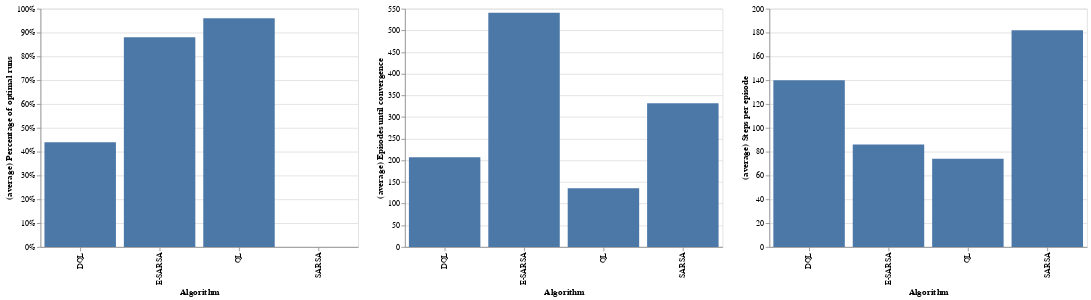

The cell this chart's notebook holds for it:
### Markdown cell above
We will test the algorithms with just 25 runs, as if we do not do it like this (and even doing it like this), we can and have run, through experimentation, into serious overflow problems. These could have maybe been solved by reducing the maximum number of steps allowed, but then, this leaves little room for the algorithms to have chances of getting to the center of the grid, and hence this alone would hinder a lot their ability to learn from the environment, so that is a no-go. So, let us present our results with 30 runs of each algorithm.

### Code cell
data = test_algorithms()
optimal_runs_data = data['optimal_runs']
convergence_data  = data['convergence']
steps_data        = data['average_steps']

import altair as alt
import pandas as pd

df_optimal = pd.DataFrame({'names': ['SARSA', 'QL', 'E-SARSA', 'DQL'],
                     'values': list(optimal_runs_data.values())})
ch1 = alt.Chart(df_optimal).mark_bar().encode(
    x = alt.X('names:N', axis=alt.Axis(title='Algorithm')),
    y = alt.Y('values:Q', axis=alt.Axis(format='%', title='(average) Percentage of optimal runs'))
).properties(
    width=400
)

df_convergence = pd.DataFrame({'names': ['SARSA', 'QL', 'E-SARSA', 'DQL'],
                     'values': list(convergence_data.values())})
ch2 = alt.Chart(df_convergence).mark_bar().encode(
    x = alt.X('names:N', axis=alt.Axis(title='Algorithm')),
    y = alt.Y('values:Q', axis=alt.Axis(title='(average) Episodes until convergence'))
).properties(
    width=400
)

df_steps = pd.DataFrame({'names': ['SARSA', 'QL', 'E-SARSA', 'DQL'],
                     'values': list(steps_data.values())})
ch3 = alt.Chart(df_steps).mark_bar().encode(
    x = alt.X('names:N', axis=alt.Axis(title='Algorithm')),
    y = alt.Y('values:Q', axis=alt.Axis(title='(average) Steps per episode'))
).properties(
    width=400
)

ch1 | ch2 | ch3

### Figure 1 — Vega-Lite specification as saved in the notebook (floating-point values rounded to 4 significant figures)
{"config": {"view": {"continuousWidth": 400, "continuousHeight": 300}}, "hconcat": [{"data": {"name": "data-381c9e4a8ca7401653e86c89a97008af"}, "mark": "bar", "encoding": {"x": {"type": "nominal", "axis": {"title": "Algorithm"}, "field": "names"}, "y": {"type": "quantitative", "axis": {"format": "%", "title": "(average) Percentage of optimal runs"}, "field": "values"}}, "width": 400}, {"data": {"name": "data-f49ded7520adda6f44683cbe7a47b06c"}, "mark": "bar", "encoding": {"x": {"type": "nominal", "axis": {"title": "Algorithm"}, "field": "names"}, "y": {"type": "quantitative", "axis": {"title": "(average) Episodes until convergence"}, "field": "values"}}, "width": 400}, {"data": {"name": "data-8d98dccaa918e57de0bfb4bba3f4eeb3"}, "mark": "bar", "encoding": {"x": {"type": "nominal", "axis": {"title": "Algorithm"}, "field": "names"}, "y": {"type": "quantitative", "axis": {"title": "(average) Steps per episode"}, "field": "values"}}, "width": 400}], "$schema": "https://vega.github.io/schema/vega-lite/v4.8.1.json", "datasets": {"data-381c9e4a8ca7401653e86c89a97008af": [{"names": "SARSA", "values": 0.0}, {"names": "QL", "values": 0.96}, {"names": "E-SARSA", "values": 0.88}, {"names": "DQL", "values": 0.44}], "data-f49ded7520adda6f44683cbe7a47b06c": [{"names": "SARSA", "values": 331.7}, {"names": "QL", "values": 135.4}, {"names": "E-SARSA", "values": 540.9}, {"names": "DQL", "values": 207.2}], "data-8d98dccaa918e57de0bfb4bba3f4eeb3": [{"names": "SARSA", "values": 181.8}, {"names": "QL", "values": 74.07}, {"names": "E-SARSA", "values": 86.05}, {"names": "DQL", "values": 140.0}]}}
